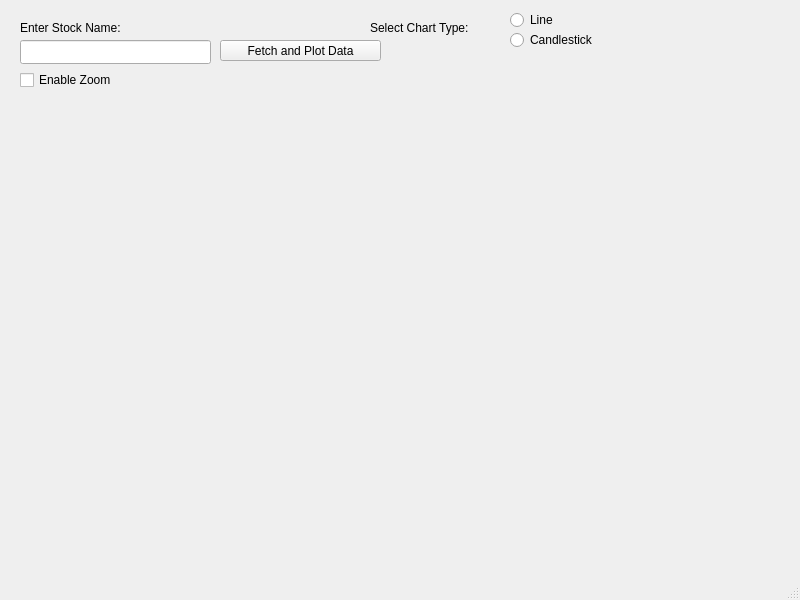
<?xml version="1.0" encoding="UTF-8"?>
<ui version="4.0">
 <class>MainWindow</class>
 <widget class="QMainWindow" name="MainWindow">
  <property name="geometry">
   <rect>
    <x>0</x>
    <y>0</y>
    <width>800</width>
    <height>600</height>
   </rect>
  </property>
  <property name="windowTitle">
   <string>Stock Data Viewer</string>
  </property>
  <widget class="QWidget" name="centralwidget">
   <widget class="QLabel" name="label">
    <property name="geometry">
     <rect>
      <x>20</x>
      <y>20</y>
      <width>131</width>
      <height>16</height>
     </rect>
    </property>
    <property name="text">
     <string>Enter Stock Name:</string>
    </property>
   </widget>
   <widget class="QLineEdit" name="entry">
    <property name="geometry">
     <rect>
      <x>20</x>
      <y>40</y>
      <width>191</width>
      <height>24</height>
     </rect>
    </property>
   </widget>
   <widget class="QPushButton" name="button">
    <property name="geometry">
     <rect>
      <x>220</x>
      <y>40</y>
      <width>161</width>
      <height>21</height>
     </rect>
    </property>
    <property name="text">
     <string>Fetch and Plot Data</string>
    </property>
   </widget>
   <widget class="QLabel" name="chart_type_label">
    <property name="geometry">
     <rect>
      <x>370</x>
      <y>20</y>
      <width>131</width>
      <height>16</height>
     </rect>
    </property>
    <property name="text">
     <string>Select Chart Type:</string>
    </property>
   </widget>
   <widget class="QRadioButton" name="chart_type_radiobutton1">
    <property name="geometry">
     <rect>
      <x>510</x>
      <y>10</y>
      <width>82</width>
      <height>20</height>
     </rect>
    </property>
    <property name="text">
     <string>Line</string>
    </property>
   </widget>
   <widget class="QRadioButton" name="chart_type_radiobutton2">
    <property name="geometry">
     <rect>
      <x>510</x>
      <y>30</y>
      <width>121</width>
      <height>20</height>
     </rect>
    </property>
    <property name="text">
     <string>Candlestick</string>
    </property>
   </widget>
   <widget class="QCheckBox" name="zoom_checkbox">
    <property name="geometry">
     <rect>
      <x>20</x>
      <y>70</y>
      <width>101</width>
      <height>20</height>
     </rect>
    </property>
    <property name="text">
     <string>Enable Zoom</string>
    </property>
   </widget>
   <widget class="FigureCanvasTkAgg" name="canvas" native="true">
    <property name="geometry">
     <rect>
      <x>19</x>
      <y>109</y>
      <width>761</width>
      <height>451</height>
     </rect>
    </property>
   </widget>
  </widget>
  <widget class="QStatusBar" name="statusbar"/>
 </widget>
 <customwidgets>
  <customwidget>
   <class>FigureCanvasTkAgg</class>
   <extends>QWidget</extends>
   <header>figurecanvastkagg.h</header>
  </customwidget>
 </customwidgets>
 <resources/>
 <connections/>
</ui>
